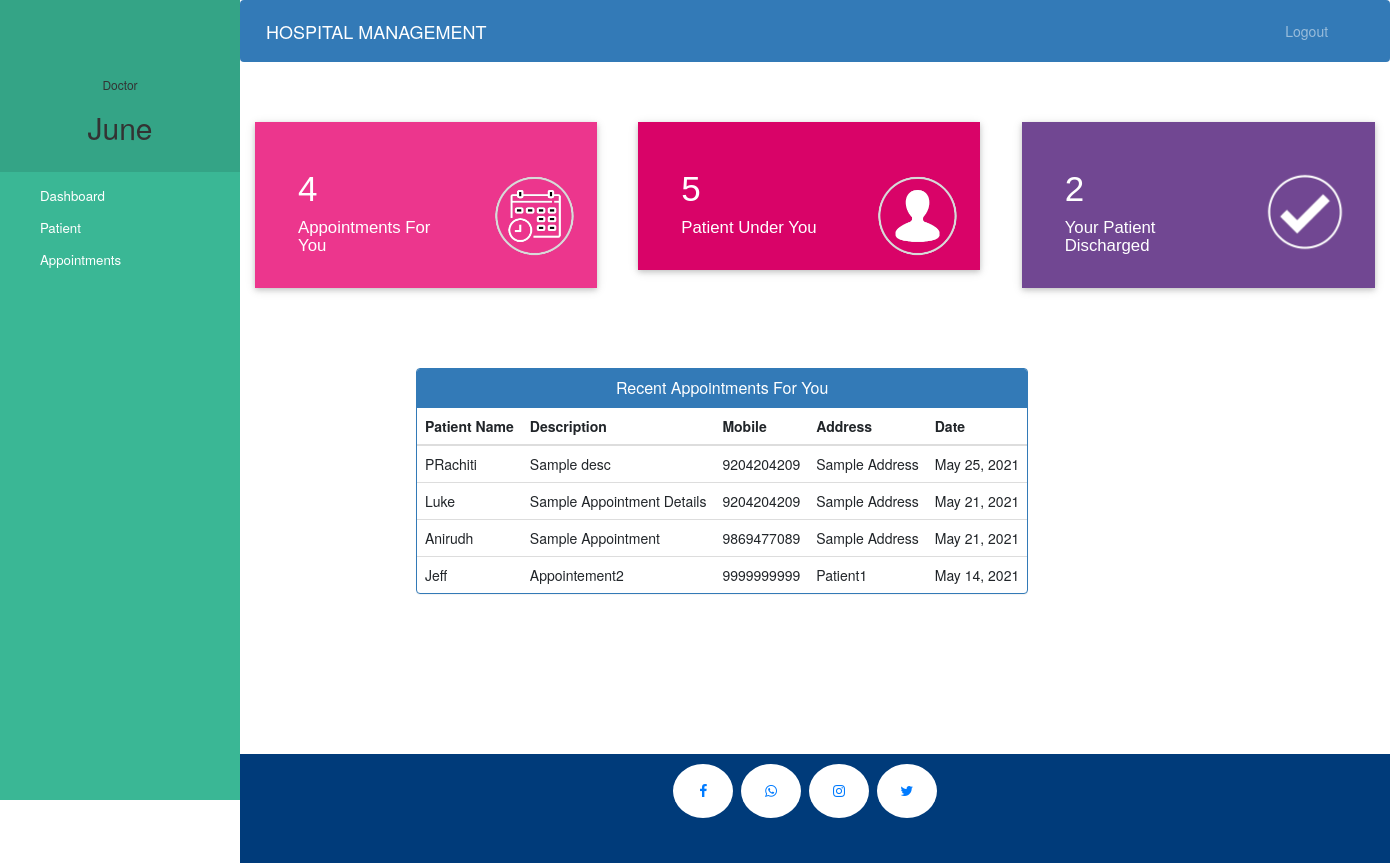
Screenshot of /doctor-dashboard (signed in) with the database file from the repository.
### hospital/models.py (models this page shows, shortened)
class Appointment(models.Model):
    patientId=models.PositiveIntegerField(null=True)
    doctorId=models.PositiveIntegerField(null=True)
    patientName=models.CharField(max_length=40,null=True)
    doctorName=models.CharField(max_length=40,null=True)
    appointmentDate=models.DateField(auto_now=True)
    description=models.TextField(max_length=500)
    status=models.BooleanField(default=False)

class Patient(models.Model):
    user=models.OneToOneField(User,on_delete=models.CASCADE)
    address = models.CharField(max_length=40)
    mobile = models.CharField(max_length=20,null=False)
    symptoms = models.CharField(max_length=100,null=False)
    assignedDoctorId = models.PositiveIntegerField(null=True)
    admitDate=models.DateField(auto_now=True)
    status=models.BooleanField(default=False)

### hospital/views.py (the view)
# urls.py: path('doctor-dashboard', views.doctor_dashboard_view,name='doctor-dashboard'),
@login_required(login_url='doctorlogin')
@user_passes_test(is_doctor)
def doctor_dashboard_view(request):
    patientcount=models.Patient.objects.all().filter(status=True,assignedDoctorId=request.user.id).count()
    appointmentcount=models.Appointment.objects.all().filter(status=True,doctorId=request.user.id).count()
    patientdischarged=models.PatientDischargeDetails.objects.all().distinct().filter(assignedDoctorName=request.user.first_name).count()
    appointments=models.Appointment.objects.all().filter(status=True,doctorId=request.user.id).order_by('-id')
    patientid=[]
    for a in appointments:
        patientid.append(a.patientId)
    patients=models.Patient.objects.all().filter(status=True,user_id__in=patientid).order_by('-id')
    appointments=zip(appointments,patients)
    mydict={
    'patientcount':patientcount,
    'appointmentcount':appointmentcount,
    'patientdischarged':patientdischarged,
    'appointments':appointments,
    'doctor':models.Doctor.objects.get(user_id=request.user.id), #dp
    }
    return render(request,'hospital/doctor_dashboard.html',context=mydict)

### hospital/views.py (called while the page is built)
def is_doctor(user):
    return user.groups.filter(name='DOCTOR').exists()

### templates/hospital/doctor_dashboard.html
{% extends 'hospital/doctor_base.html' %} {% load static %} {% block content %} {%include 'hospital/doctor_dashboard_cards.html'%}
<br><br><br><br>
<div class="container">
    <div class="row">
        <div class="panel panel-primary" style="margin-left:15%;">
            <div class="panel-heading" style="text-align:center;">
                <h6 class="panel-title">Recent Appointments For You</h6>
            </div>
            <table class="table table-hover" id="dev-table">
                <thead>
                    <tr>
                        <th>Patient Name</th>
                        <th>Description</th>
                        <th>Mobile</th>
                        <th>Address</th>
                        <th>Date</th>
                    </tr>
                </thead>
                {% for a,p in appointments %}
                <tr>
                    <td>{{a.patientName}}</td>
                    <td>{{a.description}}</td>
                    <td>{{p.mobile}}</td>
                    <td>{{p.address}}</td>
                    <td>{{a.appointmentDate}}</td>
                </tr>
                {% endfor %}
            </table>
        </div>
    </div>
</div>
{% endblock content %}

### templates/hospital/doctor_base.html (shortened to what this page needs)
<!DOCTYPE html> {% load static %}
<html lang="en">
<head>
    <link rel="stylesheet" href="https://stackpath.bootstrapcdn.com/bootstrap/4.3.1/css/bootstrap.min.css">
    <link rel="stylesheet" href="https://maxcdn.bootstrapcdn.com/font-awesome/4.7.0/css/font-awesome.min.css">
</head>
<body>
    <nav class="menu" tabindex="0">
        <header class="avatar">
            <br><br>
            <h6>Doctor</h6>
            <h2>{{request.user.first_name}}</h2>
        </header>
        <ul>
            <li tabindex="0" class="icon-dashboard"> <a style="color:white; text-decoration:none;" href="/doctor-dashboard"><span>Dashboard</span></a> </li>
            <li tabindex="0" class="icon-users"> <a style="color:white; text-decoration:none;" href="/doctor-patient"><span>Patient</span></a></li>
            <li tabindex="0" class="icon-calendar"> <a style="color:white; text-decoration:none;" href="/doctor-appointment"><span>Appointments</span></a></li>
        </ul>
    </nav>
    <main>
        <div class="bs-example">
            <nav class="navbar navbar-expand-md  navbar-dark fixed-top" style="background:#337AB7;">
                <a href="/doctor-dashboard" class="navbar-brand">HOSPITAL MANAGEMENT</a>
                <div class="collapse navbar-collapse justify-content-between" id="navbarCollapse">
                    <div class="navbar-nav" style=" margin-left: 90%;">
                        <a href="/logout" class="nav-item nav-link">Logout</a>
                    </div>
                </div>
            </nav>
        </div>
        <br><br> {% block content %} {% endblock content %}
        <br><br><br><br><br><br><br>
        <footer>
            <p>
                <a id="ftr" href="" class="fa fa-facebook"></a>
                <a id="ftr" href="" class="fa fa-whatsapp"></a>
                <a id="ftr" href="" class="fa fa-instagram"></a>
                <a id="ftr" href="" class="fa fa-twitter"></a>
            </p>
            <br>
        </footer>
    </main>
</body>
</html>

### templates/hospital/doctor_base.html (style rules this page uses)
a:link { text-decoration: none; }
a { color: white; }
footer { padding: 0px 20px 10px 0px; background-color: #003B7A; margin: 0px; }
.fa { padding: 20px; font-size: 20px; width: 60px; text-align: center; text-decoration: none; margin: 5px 2px; border-radius: 50%; }
.fa-facebook { background: #ffffff; color: #007BFF; margin-top: 10px; }
.fa-whatsapp { background: #ffffff; color: #007BFF; }
.fa-twitter { background: #ffffff; color: #007BFF; }
.fa-instagram { background: #ffffff; color: #007BFF; }
p { text-align: center; }
body { padding-left: 240px; }
main { position: relative; height: 100vh; }
.menu { background: #3AB795; height: 100vh; width: 240px; position: fixed; top: 0px; left: 0; z-index: 5; outline: none; }
.menu .avatar { background: rgba(0, 0, 0, 0.1); padding: 2em 0.5em; text-align: center; }
.menu .avatar h2 { font-weight: normal; margin-bottom: 0; }
.menu ul { list-style: none; padding: 0.5em 0; margin: 0; }
.menu ul li { padding: 0.5em 1em 0.5em 3em; font-size: 0.95em; font-weight: regular; background-repeat: no-repeat; background-position: left 15px center; background-size: auto 20px; transition: all 0.15s linear; cursor: pointer; }
.menu ul li.icon-dashboard { background-image: url("http://www.entypo.com/images//gauge.svg"); }
.menu ul li.icon-users { background-image: url("http://www.entypo.com/images//users.svg"); }
.menu ul li.icon-calendar { background-image: url("http://www.entypo.com/images//calendar.svg"); }

### rows the page displays
Appointment: patientName "PRachiti", description "Sample desc", mobile "9204204209", address "Sample Address", appointmentDate "May 25, 2021"
Appointment: patientName "Luke", description "Sample Appointment Details", mobile "9204204209", address "Sample Address", appointmentDate "May 21, 2021"
Appointment: patientName "Anirudh", description "Sample Appointment", mobile "9869477089", address "Sample Address", appointmentDate "May 21, 2021"
Appointment: patientName "Jeff", description "Appointement2", mobile "9999999999", address "Patient1", appointmentDate "May 14, 2021"

### other values shown
{{ request.user.first_name }} "June"
{{ appointmentcount }} "4"
{{ patientcount }} "5"
{{ patientdischarged }} "2"
